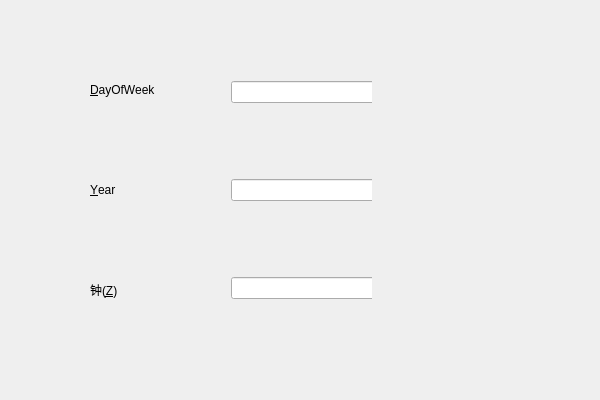
<?xml version="1.0" encoding="UTF-8"?>
<ui version="4.0">
 <class>completerClass</class>
 <widget class="QWidget" name="completerClass">
  <property name="geometry">
   <rect>
    <x>0</x>
    <y>0</y>
    <width>600</width>
    <height>400</height>
   </rect>
  </property>
  <property name="windowTitle">
   <string>completer</string>
  </property>
  <widget class="QLabel" name="label">
   <property name="geometry">
    <rect>
     <x>90</x>
     <y>80</y>
     <width>80</width>
     <height>20</height>
    </rect>
   </property>
   <property name="minimumSize">
    <size>
     <width>80</width>
     <height>20</height>
    </size>
   </property>
   <property name="text">
    <string>&amp;DayOfWeek</string>
   </property>
   <property name="buddy">
    <cstring>lineEdit_dayofweek</cstring>
   </property>
  </widget>
  <widget class="QLabel" name="label_2">
   <property name="geometry">
    <rect>
     <x>90</x>
     <y>180</y>
     <width>80</width>
     <height>20</height>
    </rect>
   </property>
   <property name="minimumSize">
    <size>
     <width>80</width>
     <height>20</height>
    </size>
   </property>
   <property name="text">
    <string>&amp;Year</string>
   </property>
   <property name="buddy">
    <cstring>lineEdit_year</cstring>
   </property>
  </widget>
  <widget class="QLabel" name="label_3">
   <property name="geometry">
    <rect>
     <x>90</x>
     <y>280</y>
     <width>80</width>
     <height>20</height>
    </rect>
   </property>
   <property name="minimumSize">
    <size>
     <width>80</width>
     <height>20</height>
    </size>
   </property>
   <property name="text">
    <string>钟(&amp;Z)</string>
   </property>
   <property name="buddy">
    <cstring>lineEdit_name</cstring>
   </property>
  </widget>
  <widget class="QWidget" name="">
   <property name="geometry">
    <rect>
     <x>220</x>
     <y>0</y>
     <width>152</width>
     <height>381</height>
    </rect>
   </property>
   <layout class="QVBoxLayout" name="verticalLayout">
    <item>
     <widget class="QLineEdit" name="lineEdit_dayofweek">
      <property name="minimumSize">
       <size>
        <width>150</width>
        <height>20</height>
       </size>
      </property>
     </widget>
    </item>
    <item>
     <widget class="QLineEdit" name="lineEdit_year">
      <property name="minimumSize">
       <size>
        <width>150</width>
        <height>20</height>
       </size>
      </property>
     </widget>
    </item>
    <item>
     <widget class="QLineEdit" name="lineEdit_name">
      <property name="minimumSize">
       <size>
        <width>150</width>
        <height>20</height>
       </size>
      </property>
     </widget>
    </item>
   </layout>
  </widget>
 </widget>
 <layoutdefault spacing="6" margin="11"/>
 <resources>
  <include location="completer.qrc"/>
 </resources>
 <connections>
  <connection>
   <sender>lineEdit_dayofweek</sender>
   <signal>textChanged(QString)</signal>
   <receiver>completerClass</receiver>
   <slot>onDayofWeekTextChanged(QString)</slot>
   <hints>
    <hint type="sourcelabel">
     <x>251</x>
     <y>84</y>
    </hint>
    <hint type="destinationlabel">
     <x>394</x>
     <y>36</y>
    </hint>
   </hints>
  </connection>
  <connection>
   <sender>lineEdit_year</sender>
   <signal>textChanged(QString)</signal>
   <receiver>completerClass</receiver>
   <slot>onYearTextChanged(QString)</slot>
   <hints>
    <hint type="sourcelabel">
     <x>342</x>
     <y>190</y>
    </hint>
    <hint type="destinationlabel">
     <x>499</x>
     <y>156</y>
    </hint>
   </hints>
  </connection>
  <connection>
   <sender>lineEdit_name</sender>
   <signal>textChanged(QString)</signal>
   <receiver>completerClass</receiver>
   <slot>onNameTextChanged(QString)</slot>
   <hints>
    <hint type="sourcelabel">
     <x>367</x>
     <y>288</y>
    </hint>
    <hint type="destinationlabel">
     <x>466</x>
     <y>312</y>
    </hint>
   </hints>
  </connection>
 </connections>
 <slots>
  <slot>onDayofWeekTextChanged(QString)</slot>
  <slot>onYearTextChanged(QString)</slot>
  <slot>onNameTextChanged(QString)</slot>
 </slots>
</ui>
